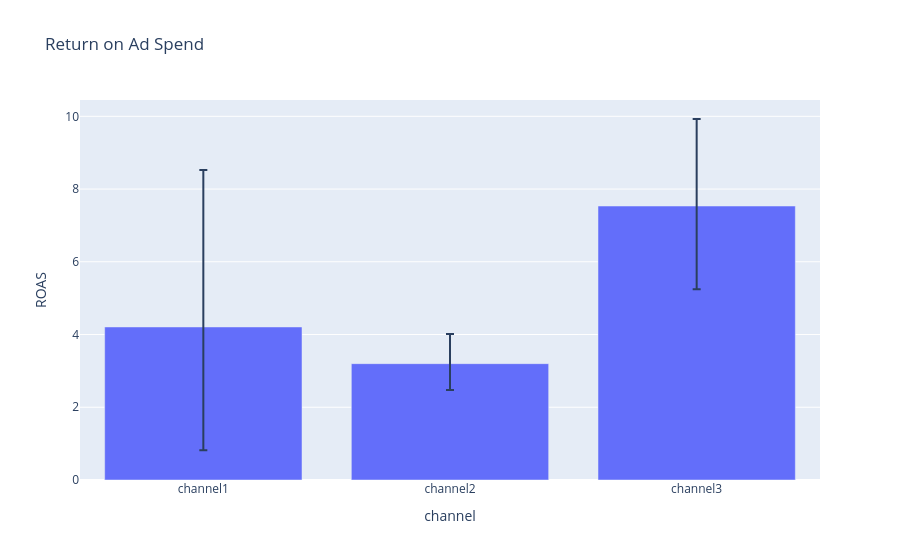

Notebook cell for this chart:
### Code cell
mmm.plot_interactive.roas()

### Figure 1 — Plotly figure (JSON) as saved in the notebook; plotly's stock layout.template omitted (floating-point values rounded to 4 significant figures)
{"data": [{"alignmentgroup": "True", "customdata": [["4.208 HDI: [0.821, 8.525]"], ["3.199 HDI: [2.475, 4.015]"], ["7.533 HDI: [5.244, 9.926]"]], "error_y": {"array": [4.317, 0.8158, 2.393], "arrayminus": [3.387, 0.7238, 2.289]}, "hovertemplate": "ROAS=%{customdata[0]}<extra></extra>", "legendgroup": "", "marker": {"color": "#636efa", "pattern": {"shape": ""}}, "name": "", "offsetgroup": "", "orientation": "v", "showlegend": false, "textposition": "auto", "type": "bar", "x": ["channel1", "channel2", "channel3"], "xaxis": "x", "y": [4.208, 3.199, 7.533], "yaxis": "y"}], "layout": {"barmode": "group", "legend": {"tracegroupgap": 0}, "title": {"text": "Return on Ad Spend"}, "xaxis": {"anchor": "y", "domain": [0, 1], "title": {"text": "channel"}}, "yaxis": {"anchor": "x", "domain": [0, 1], "title": {"text": "ROAS"}}}}
